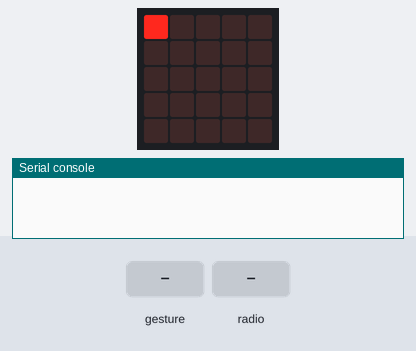
The program below on a simulated BBC micro:bit (MakeCode). On the bench: the board's 5×5 LED display, the last lines printed to the serial console. The test bench sets the inputs (shaded band). No radio messages arrive unless stated (any console line starting 'radio sent:' is added by the test bench); a tilt is held for 1.5 s and a shake lasts 1 s, then the board lies face up again.

Above: at 1.2 s.
1.3 s: gesture 'shake'
At 1.7 s:
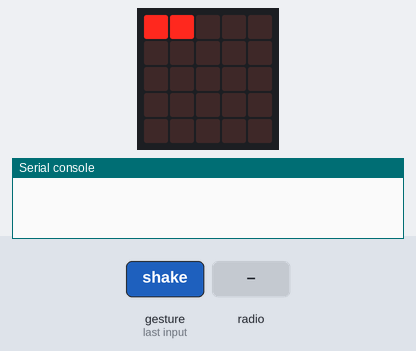
3.4 s: radio message "interact=1" arrives
At 4.7 s:
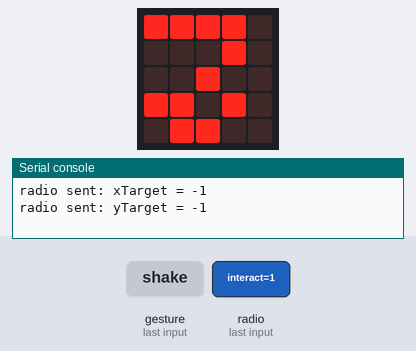
5.0 s: radio message "yPos=1" arrives
At 6.2 s:
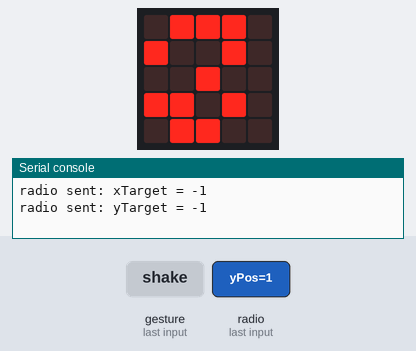
6.5 s: radio message "xPos=1" arrives
At 7.4 s:
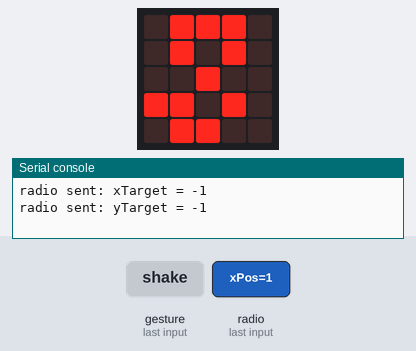
8.0 s: radio message "interact=1" arrives
At 9.4 s:
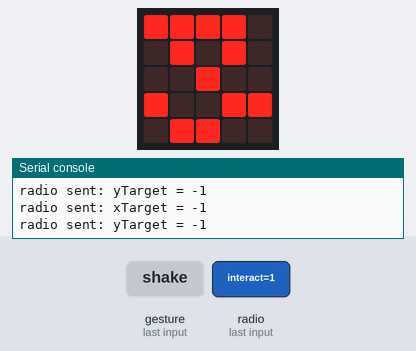
10.2 s: radio message "xPos=0" arrives
At 11.6 s:
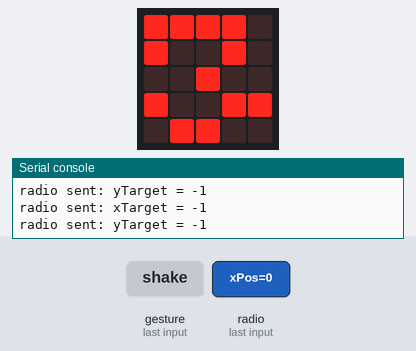
Timing chart, 0 to 12.7 s (numbered marks = the images above; inputs shaded):
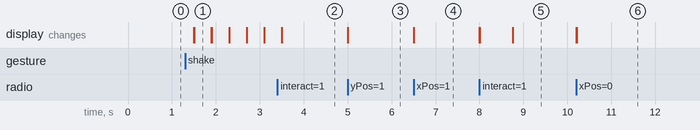

Measured:
- after the input at 1.3 s, the display: first changes after 0.20 s (image 1 shows a later state)
- after the input at 3.4 s, the display: first changes after 0.10 s (image 2 shows a later state)
- after the input at 5.0 s, the display: first changes at once (image 3 shows a later state)
- after the input at 6.5 s, the display: first changes at once (image 4 shows a later state)
- after the input at 8.0 s, the display: first changes at once (image 5 shows a later state)
- after the input at 10.2 s, the display: first changes at once (image 6 shows a later state)

The program:

main.ts
```typescript
function Fallright () {
    if (unlocked == 1) {
        unlocked += 1
        basic.showLeds(`
            . . . . .
            . . . . .
            . . . . .
            . # # . .
            . . . . .
            `)
        basic.showLeds(`
            . . . . .
            . . . . .
            . . . . .
            . . # # .
            . . . . .
            `)
        basic.showLeds(`
            . . . . .
            . . . . .
            . . . . .
            . . . # #
            . . . . .
            `)
        basic.clearScreen()
        boxx = 4
        boxy = 3
        led.plot(boxx, boxy)
        unlocked += 1
    }
    radio.sendValue("xTarget", 4)
    radio.sendValue("yTarget", 3)
}
function position (x: number, y: number) {
    led.unplot(xPosition, yPosition)
    xPosition = x
    yPosition = y
}
input.onGesture(Gesture.Shake, function () {
    Falldown()
})
input.onGesture(Gesture.TiltRight, function () {
    Fallright()
})
function Falldown () {
    if (unlocked == 0) {
        basic.showLeds(`
            . # . . .
            . . . . .
            . . . . .
            . . . . .
            . . . . .
            `)
        basic.showLeds(`
            . # . . .
            . # . . .
            . . . . .
            . . . . .
            . . . . .
            `)
        basic.showLeds(`
            . . . . .
            . # . . .
            . # . . .
            . . . . .
            . . . . .
            `)
        basic.showLeds(`
            . . . . .
            . . . . .
            . # . . .
            . # . . .
            . . . . .
            `)
        basic.showLeds(`
            . . . . .
            . . . . .
            . . . . .
            . # . . .
            . . . . .
            `)
        unlocked += 1
    }
}
radio.onReceivedValue(function (name, value) {
    if (name == "xPos") {
        position(value, yPosition)
    } else if (name == "yPos") {
        position(xPosition, value)
    } else if (false) {

    }
    if (name == "interact" && value == 1) {
        basic.showNumber(3)
        unlocked += 1
        radio.sendValue("xTarget", -1)
        radio.sendValue("yTarget", -1)
    }
})
let boxy = 0
let boxx = 0
let unlocked = 0
let yPosition = 0
let xPosition = 0
radio.setGroup(10)
xPosition = 0
yPosition = 0
unlocked = 0
basic.forever(function () {
    led.plot(xPosition, yPosition)
    if (unlocked == 1) {
        led.plot(1, 3)
    }
    if (unlocked == 3) {
        led.plot(4, 3)
    }
    if (unlocked == 4 && (xPosition > 4 || yPosition > 4)) {
        basic.showNumber(1)
    }
})
```

test.ts
```typescript
// här hamnar tester och detta kompileras inte när det här paketet används som ett tillägg.
```
